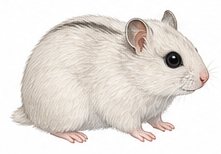
#> input picture assets/source/upcoming/20260627/color/djungarian_hamster_pearl_white.png, 221 x 154 px
$ python -i export_upcoming_asset_pack.py   (imports and definitions only)
#> lines starting #> are read from the running program, lines starting #| are printed output that depends on the picture
### scripts/catalog_runtime.py
"""Read the curated runtime roster from the Go catalog without accepting comments.

The catalog intentionally keeps one quoted ID per line. This small parser fails
closed when that contract changes, which keeps page generation independent from
Go test assertions while avoiding a second hand-maintained roster.
"""

from __future__ import annotations

import re
from pathlib import Path


_RUNTIME_BLOCK = re.compile(
    r"var\s+runtimeVariantIDs\s*=\s*\[\]string\s*\{(.*?)\n\}",
    flags=re.S,
)
_RUNTIME_ENTRY = re.compile(r'^\s*"([a-z][a-z0-9_]*)",\s*(?://.*)?$')


def runtime_variant_ids(catalog_path: Path) -> list[str]:
    catalog = catalog_path.read_text(encoding="utf-8")
    blocks = _RUNTIME_BLOCK.findall(catalog)
    if len(blocks) != 1:
        raise ValueError(
            f"expected one runtime variant list in {catalog_path}, found {len(blocks)}"
        )

    ids: list[str] = []
    for line_number, raw_line in enumerate(blocks[0].splitlines(), start=1):
        stripped = raw_line.strip()
        if not stripped or stripped.startswith("//"):
            continue
        match = _RUNTIME_ENTRY.fullmatch(raw_line)
        if match is None:
            raise ValueError(
                f"unsupported runtime variant entry on block line {line_number}: "
                f"{stripped!r}"
            )
        ids.append(match.group(1))

    if not ids:
        raise ValueError(f"runtime variant list is empty in {catalog_path}")
    if len(ids) != len(set(ids)):
        raise ValueError(f"runtime variant list contains duplicate IDs in {catalog_path}")
    return ids

### scripts/export_upcoming_asset_pack.py
#!/usr/bin/env python3
"""Export upcoming-animal planning assets from the ImageGen source sheet."""

from __future__ import annotations

import json
import shutil
import sys
from collections import deque
from pathlib import Path

from PIL import Image, ImageFilter

ROOT = Path(__file__).resolve().parents[1]
sys.path.insert(0, str(ROOT / "scripts"))

import build_page_assets as page_assets  # noqa: E402


PACK_ID = "upcoming-asset-pack-20260627"
PACK_DIR = ROOT / "assets" / "source" / "upcoming" / "20260627"
COLOR_DIR = PACK_DIR / "color"
SILHOUETTE_DIR = PACK_DIR / "silhouette"
SOURCE_DIR = PACK_DIR / "source"
CONTACT_DIR = PACK_DIR / "contact-sheets"
# [1 line that did not run here, left out]
SOURCE_NOTE = "Planning asset pack only. These are not accepted runtime motion sources."
# [1 line that did not run here, left out]
# [1 line that did not run here, left out]

DISPLAY_NAMES = {
    "chipmunk": ("シマリス", "Striped chipmunk"),
    "leucistic_sugar_glider": ("リューシスティックモモンガ", "Leucistic sugar glider"),
    "african_dormouse": ("アフリカヤマネ", "African pygmy dormouse"),
    "netherland_dwarf_himalayan": (
        "ネザーランドドワーフ（ヒマラヤン）",
        "Netherland Dwarf rabbit, Himalayan",
    ),
    "american_flying_squirrel": ("アメリカモモンガ", "American flying squirrel"),
    "longhair_hamster_black_white": (
        "白黒長毛ハムスター",
        "Black-and-white long-haired Syrian hamster",
    ),
    "djungarian_hamster_yellow": ("イエロージャンガリアン", "Yellow Djungarian hamster"),
    "djungarian_hamster_pearl_white": (
        "パールホワイトジャンガリアン",
        "Pearl white Djungarian hamster",
    ),
    "fancy_rat_blue_hooded": ("ファンシーラット（ブルーフーディッド）", "Fancy rat, blue hooded"),
    "fancy_rat_chocolate_self": (
        "ファンシーラット（チョコレートセルフ）",
        "Fancy rat, chocolate self",
    ),
    "fancy_rat_cream_agouti": (
        "ファンシーラット（クリームアグーチ）",
        "Fancy rat, cream agouti self",
    ),
    "rabbit_gray": ("グレーうさぎ", "Gray rabbit"),
    "whites_tree_frog": ("水色イエアメガエル", "Blue White's tree frog"),
    "leopard_gecko": ("ヒョウモントカゲモドキ", "Leopard gecko"),
    "budgerigar": ("セキセイインコ", "Green-and-yellow budgerigar"),
    "cockatiel": ("オカメインコ", "Normal gray cockatiel"),
    "java_sparrow": ("文鳥", "Java sparrow"),
    "african_fat_tailed_gecko": (
        "ニシアフリカトカゲモドキ",
        "African fat-tailed gecko",
    ),
}


# [20 lines left out: functions reset_pngs, crop_rgba_with_mask, not called in this run]


def full_foreground_mask(source: Image.Image) -> Image.Image:
    rgba = source.convert("RGBA")
    w, h = rgba.size
    pixels = rgba.load()
    visited = bytearray(w * h)
    queue: deque[tuple[int, int]] = deque()

    def offset(x: int, y: int) -> int:
        return y * w + x

    # [6 lines left out: function enqueue, not called in this run]

    for x in range(w):
        enqueue(x, 0)
        enqueue(x, h - 1)
    for y in range(h):
        enqueue(0, y)
        enqueue(w - 1, y)

    while queue:
        x, y = queue.popleft()
        for nx, ny in ((x - 1, y), (x + 1, y), (x, y - 1), (x, y + 1)):
            if 0 <= nx < w and 0 <= ny < h:
                enqueue(nx, ny)

    mask = Image.new("L", (w, h), 0)
    mask_pixels = mask.load()
    for y in range(h):
        for x in range(w):
            _r, _g, _b, a = pixels[x, y]
            if a > 8 and not visited[offset(x, y)]:
                mask_pixels[x, y] = 255
    return mask.filter(ImageFilter.MaxFilter(3)).filter(ImageFilter.MinFilter(3))


# [193 lines left out: functions ordered_component_masks, silhouette_from_mask, fit_on_canvas, write_contact_sheet, export_pack, readme_text, not called in this run]


def main() -> None:
    export_pack()


# [2 lines not run here, left out]

>>> import cv2
>>> picture = cv2.imread('../assets/source/upcoming/20260627/color/djungarian_hamster_pearl_white.png', cv2.IMREAD_GRAYSCALE)
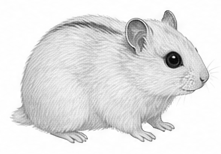
#> picture: shape (154, 221); min 3, max 255, mean 227
#> (the run stopped early here; a loop or call above may not have finished)
